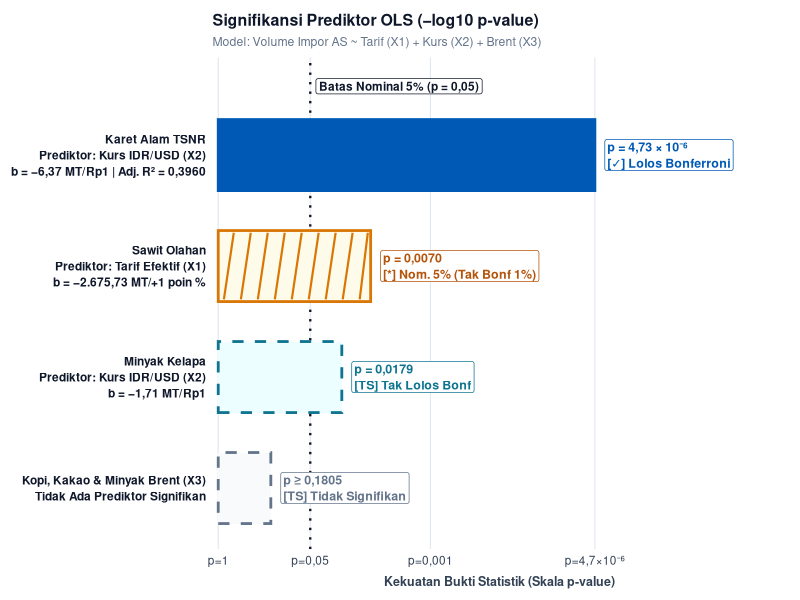

Write R code to recreate this figure.
# Grafik Regresi Kompak (rasio 6.2 x 5.2 in) khusus kolom 1/3 Band 5 Infografis
suppressPackageStartupMessages({
  library(ggplot2)
  library(ragg)
})

out_file <- "D:/IPB/KULIAH/S1/ANSTAT/Tugas/infografis_v4/assets_v4/G6_regresi_compact.png"

C_NAVY   <- "#0F172A"
C_SLATE  <- "#334155"
C_MUTED  <- "#64748B"
C_BORDER <- "#CBD5E1"
C_COBALT <- "#005AB5"
C_AMBER  <- "#D97706"
C_AMB_DK <- "#B45309"
C_TEAL   <- "#0E7490"

df <- data.frame(
  label = c(
    "Karet Alam TSNR\nPrediktor: Kurs IDR/USD (X2)\nb = \u22126,37 MT/Rp1 | Adj. R\u00B2 = 0,3960",
    "Sawit Olahan\nPrediktor: Tarif Efektif (X1)\nb = \u22122.675,73 MT/+1 poin %",
    "Minyak Kelapa\nPrediktor: Kurs IDR/USD (X2)\nb = \u22121,71 MT/Rp1",
    "Kopi, Kakao & Minyak Brent (X3)\nTidak Ada Prediktor Signifikan"
  ),
  y_pos  = c(4, 3, 2, 1),
  neglog = c(-log10(4.73e-6), -log10(0.0070), -log10(0.0179), -log10(0.1805)),
  p_txt  = c(
    "p = 4,73 \u00D7 10\u207B\u2076\n[\u2713] Lolos Bonferroni",
    "p = 0,0070\n[*] Nom. 5% (Tak Bonf 1%)",
    "p = 0,0179\n[TS] Tak Lolos Bonf",
    "p \u2265 0,1805\n[TS] Tidak Signifikan"
  ),
  fill_c = c(C_COBALT, "#FFFBEB", "#ECFEFF", "#F8FAFC"),
  edge_c = c(C_COBALT, C_AMBER, C_TEAL, C_MUTED),
  lty_c  = c("solid", "solid", "dashed", "dashed"),
  txt_c  = c(C_COBALT, C_AMB_DK, C_TEAL, C_MUTED),
  stringsAsFactors = FALSE
)

# Arsir diagonal Sawit Olahan (y_pos = 3)
sawit_top <- df$neglog[df$y_pos == 3]
xs_seq <- seq(0.08, max(0.2, sawit_top - 0.14), by = 0.24)
hatch_df <- data.frame(
  x = xs_seq,
  xend = pmin(xs_seq + 0.14, sawit_top - 0.04),
  y = 3 - 0.30,
  yend = 3 + 0.30
)

p <- ggplot(df) +
  geom_vline(xintercept = c(0, -log10(0.05), -log10(0.001), -log10(4.73e-6)),
             color = "#E2E8F0", linewidth = 0.4) +
  geom_vline(xintercept = -log10(0.05), linetype = "dotted", color = C_NAVY, linewidth = 0.8) +
  annotate("label", x = -log10(0.05) + 0.08, y = 4.62, label = "Batas Nominal 5% (p = 0,05)",
           hjust = 0, size = 3.0, fontface = "bold", color = C_NAVY, fill = "#FFFFFF",
           linewidth = 0.35, label.padding = unit(0.22, "lines")) +
  geom_rect(aes(xmin = 0, xmax = neglog, ymin = y_pos - 0.32, ymax = y_pos + 0.32,
                fill = fill_c, color = edge_c, linetype = lty_c),
            linewidth = 0.95, show.legend = FALSE) +
  geom_segment(data = hatch_df, aes(x = x, xend = xend, y = y, yend = yend),
               color = C_AMBER, linewidth = 0.75) +
  geom_label(aes(x = neglog + 0.14, y = y_pos, label = p_txt, color = txt_c),
             hjust = 0, size = 3.15, fontface = "bold", fill = "#FFFFFF",
             linewidth = 0, label.padding = unit(0.18, "lines"), lineheight = 1.08,
             show.legend = FALSE) +
  scale_fill_identity() +
  scale_color_identity() +
  scale_linetype_identity() +
  scale_y_continuous(
    breaks = df$y_pos,
    labels = df$label,
    limits = c(0.45, 4.88),
    expand = c(0, 0)
  ) +
  scale_x_continuous(
    breaks = c(0, -log10(0.05), 3, 5.325),
    labels = c("p=1", "p=0,05", "p=0,001", "p=4,7\u00D710\u207B\u2076"),
    limits = c(0, 7.95),
    expand = c(0.01, 0)
  ) +
  labs(
    title = "Signifikansi Prediktor OLS (\u2212log10 p-value)",
    subtitle = "Model: Volume Impor AS ~ Tarif (X1) + Kurs (X2) + Brent (X3)",
    x = "Kekuatan Bukti Statistik (Skala p-value)"
  ) +
  theme_minimal(base_family = "sans", base_size = 10.5) +
  theme(
    plot.background = element_rect(fill = "#FFFFFF", color = NA),
    panel.background = element_rect(fill = "#FFFFFF", color = NA),
    panel.grid = element_blank(),
    axis.title.y = element_blank(),
    axis.text.y = element_text(size = 8.6, face = "bold", color = C_NAVY, lineheight = 1.12),
    axis.text.x = element_text(size = 8.5, color = C_SLATE),
    axis.title.x = element_text(size = 9, face = "bold", color = C_SLATE, margin = margin(t = 6)),
    plot.title = element_text(size = 11.5, face = "bold", color = C_NAVY),
    plot.subtitle = element_text(size = 8.8, color = C_MUTED, margin = margin(b = 6)),
    plot.margin = margin(10, 10, 8, 8)
  )

ggsave(out_file, p, device = ragg::agg_png, width = 6.8, height = 5.4, units = "in", dpi = 300)
cat("Saved compact regression chart:", out_file, "\n")
